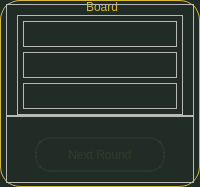
                   <widget class="QGroupBox" name="groupbox_board">
                    <property name="enabled">
                     <bool>true</bool>
                    </property>
                    <property name="sizePolicy">
                     <sizepolicy hsizetype="Preferred" vsizetype="Fixed">
                      <horstretch>0</horstretch>
                      <verstretch>0</verstretch>
                     </sizepolicy>
                    </property>
                    <property name="minimumSize">
                     <size>
                      <width>200</width>
                      <height>0</height>
                     </size>
                    </property>
                    <property name="maximumSize">
                     <size>
                      <width>200</width>
                      <height>16777215</height>
                     </size>
                    </property>
                    <property name="styleSheet">
                     <string notr="true">QGroupBox {
	font: 700 20pt &quot;Forte&quot;;
	color:  rgba(212,185,58,255);
	background-color: rgb(33,44,38);
	border-radius: 20px;	
    margin-top: 0.9em;
	border: 1px solid rgb(212,185,58)
}

QGroupBox::title {
    subcontrol-origin: margin;
    subcontrol-position: top center; /* Başlığı ortalamak için */
    background-color: transparent;
}

QLabel {
	background-color: transparent;
	font: 700 12pt &quot;Forte&quot;;
	color: rgba(212,185,58, 1)
}

    QTableWidget {
        background-color: transparent;
        gridline-color: rgba(212,185,58,0); /* Hücre iç kenarlıkları */
		font: 14pt &quot;Forte&quot;;
		margin-top: 5px;
    }

    QHeaderView::section {
        background-color: transparent;
        color: rgba(212,185,58,255);
        font-family: Forte;
        border: none;
	    font: 10pt &quot;Forte&quot;;
    }

    QTableCornerButton::section {
        background-color: transparent;
        border: none;
    }

    QTableWidget::item {
        background-color: transparent;
        color: rgb(255, 255, 255);
        font-family: Forte;
        border: 1px solid rgba(103,100,46,255);
		margin:2px;
		border-radius: 10px;
    }


</string>
                    </property>
                    <property name="title">
                     <string>Board</string>
                    </property>
                    <layout class="QVBoxLayout" name="verticalLayout_19">
                     <property name="spacing">
                      <number>0</number>
                     </property>
                     <property name="leftMargin">
                      <number>5</number>
                     </property>
                     <property name="topMargin">
                      <number>3</number>
                     </property>
                     <property name="rightMargin">
                      <number>5</number>
                     </property>
                     <property name="bottomMargin">
                      <number>3</number>
                     </property>
                     <item>
                      <widget class="QFrame" name="frame_board_status">
                       <property name="frameShape">
                        <enum>QFrame::Shape::StyledPanel</enum>
                       </property>
                       <property name="frameShadow">
                        <enum>QFrame::Shadow::Raised</enum>
                       </property>
                       <layout class="QVBoxLayout" name="verticalLayout_5">
                        <property name="spacing">
                         <number>5</number>
                        </property>
                        <property name="leftMargin">
                         <number>10</number>
                        </property>
                        <property name="topMargin">
                         <number>10</number>
                        </property>
                        <property name="rightMargin">
                         <number>10</number>
                        </property>
                        <property name="bottomMargin">
                         <number>0</number>
                        </property>
                        <item>
                         <widget class="QFrame" name="frame_player_status">
                          <property name="minimumSize">
                           <size>
                            <width>0</width>
                            <height>100</height>
                           </size>
                          </property>
                          <property name="maximumSize">
                           <size>
                            <width>16777215</width>
                            <height>100</height>
                           </size>
                          </property>
                          <property name="frameShape">
                           <enum>QFrame::Shape::StyledPanel</enum>
                          </property>
                          <property name="frameShadow">
                           <enum>QFrame::Shadow::Raised</enum>
                          </property>
                          <layout class="QVBoxLayout" name="verticalLayout_25">
                           <property name="spacing">
                            <number>5</number>
                           </property>
                           <property name="leftMargin">
                            <number>5</number>
                           </property>
                           <property name="topMargin">
                            <number>5</number>
                           </property>
                           <property name="rightMargin">
                            <number>5</number>
                           </property>
                           <property name="bottomMargin">
                            <number>5</number>
                           </property>
                           <item>
                            <widget class="QFrame" name="frame_status_dealer">
                             <property name="frameShape">
                              <enum>QFrame::Shape::StyledPanel</enum>
                             </property>
                             <property name="frameShadow">
                              <enum>QFrame::Shadow::Raised</enum>
                             </property>
                             <layout class="QHBoxLayout" name="horizontalLayout_38">
                              <property name="spacing">
                               <number>5</number>
                              </property>
                              <property name="leftMargin">
                               <number>0</number>
                              </property>
                              <property name="topMargin">
                               <number>0</number>
                              </property>
                              <property name="rightMargin">
                               <number>0</number>
                              </property>
                              <property name="bottomMargin">
                               <number>0</number>
                              </property>
                              <item>
                               <widget class="QLabel" name="label_status_dealer">
                                <property name="minimumSize">
                                 <size>
                                  <width>0</width>
                                  <height>15</height>
                                 </size>
                                </property>
                                <property name="maximumSize">
                                 <size>
                                  <width>16777215</width>
                                  <height>15</height>
                                 </size>
                                </property>
                                <property name="styleSheet">
                                 <string notr="true"/>
                                </property>
                                <property name="text">
                                 <string/>
                                </property>
                               </widget>
                              </item>
                              <item>
                               <spacer name="horizontalSpacer_9">
                                <property name="orientation">
                                 <enum>Qt::Orientation::Horizontal</enum>
                                </property>
                                <property name="sizeHint" stdset="0">
                                 <size>
                                  <width>40</width>
                                  <height>20</height>
                                 </size>
                                </property>
                               </spacer>
                              </item>
                             </layout>
                            </widget>
                           </item>
                           <item>
                            <widget class="QFrame" name="frame_status_seat1">
                             <property name="frameShape">
                              <enum>QFrame::Shape::StyledPanel</enum>
                             </property>
                             <property name="frameShadow">
                              <enum>QFrame::Shadow::Raised</enum>
                             </property>
                             <layout class="QHBoxLayout" name="horizontalLayout_37">
                              <property name="spacing">
                               <number>5</number>
                              </property>
                              <property name="leftMargin">
                               <number>0</number>
                              </property>
                              <property name="topMargin">
                               <number>0</number>
                              </property>
                              <property name="rightMargin">
                               <number>0</number>
                              </property>
                              <property name="bottomMargin">
                               <number>0</number>
                              </property>
                              <item>
                               <widget class="QLabel" name="label_status_seat1">
                                <property name="minimumSize">
                                 <size>
                                  <width>0</width>
                                  <height>15</height>
                                 </size>
                                </property>
                                <property name="maximumSize">
                                 <size>
                                  <width>16777215</width>
                                  <height>15</height>
                                 </size>
                                </property>
                                <property name="styleSheet">
                                 <string notr="true"/>
                                </property>
                                <property name="text">
                                 <string/>
                                </property>
                               </widget>
                              </item>
                              <item>
                               <spacer name="horizontalSpacer_8">
                                <property name="orientation">
                                 <enum>Qt::Orientation::Horizontal</enum>
                                </property>
                                <property name="sizeHint" stdset="0">
                                 <size>
                                  <width>40</width>
                                  <height>20</height>
                                 </size>
                                </property>
                               </spacer>
                              </item>
                             </layout>
                            </widget>
                           </item>
                           <item>
                            <widget class="QFrame" name="frame_status_seat2">
                             <property name="frameShape">
                              <enum>QFrame::Shape::StyledPanel</enum>
                             </property>
                             <property name="frameShadow">
                              <enum>QFrame::Shadow::Raised</enum>
                             </property>
                             <layout class="QHBoxLayout" name="horizontalLayout_29">
                              <property name="spacing">
                               <number>5</number>
                              </property>
                              <property name="leftMargin">
                               <number>0</number>
                              </property>
                              <property name="topMargin">
                               <number>0</number>
                              </property>
                              <property name="rightMargin">
                               <number>0</number>
                              </property>
                              <property name="bottomMargin">
                               <number>0</number>
                              </property>
                              <item>
                               <widget class="QLabel" name="label_status_seat2">
                                <property name="minimumSize">
                                 <size>
                                  <width>0</width>
                                  <height>15</height>
                                 </size>
                                </property>
                                <property name="maximumSize">
                                 <size>
                                  <width>16777215</width>
                                  <height>15</height>
                                 </size>
                                </property>
                                <property name="styleSheet">
                                 <string notr="true"/>
                                </property>
                                <property name="text">
                                 <string/>
                                </property>
                               </widget>
                              </item>
                              <item>
                               <spacer name="horizontalSpacer_5">
                                <property name="orientation">
                                 <enum>Qt::Orientation::Horizontal</enum>
                                </property>
                                <property name="sizeHint" stdset="0">
                                 <size>
                                  <width>40</width>
                                  <height>20</height>
                                 </size>
                                </property>
                               </spacer>
                              </item>
                             </layout>
                            </widget>
                           </item>
                          </layout>
                         </widget>
                        </item>
                       </layout>
                      </widget>
                     </item>
                     <item>
                      <widget class="QFrame" name="frame_board_nextround">
                       <property name="frameShape">
                        <enum>QFrame::Shape::StyledPanel</enum>
                       </property>
                       <property name="frameShadow">
                        <enum>QFrame::Shadow::Raised</enum>
                       </property>
                       <layout class="QHBoxLayout" name="horizontalLayout_3">
                        <property name="spacing">
                         <number>5</number>
                        </property>
                        <property name="leftMargin">
                         <number>10</number>
                        </property>
                        <property name="topMargin">
                         <number>20</number>
                        </property>
                        <property name="rightMargin">
                         <number>10</number>
                        </property>
                        <property name="bottomMargin">
                         <number>10</number>
                        </property>
                        <item>
                         <widget class="QPushButton" name="button_next_round">
                          <property name="enabled">
                           <bool>true</bool>
                          </property>
                          <property name="minimumSize">
                           <size>
                            <width>130</width>
                            <height>35</height>
                           </size>
                          </property>
                          <property name="maximumSize">
                           <size>
                            <width>130</width>
                            <height>35</height>
                           </size>
                          </property>
                          <property name="cursor">
                           <cursorShape>PointingHandCursor</cursorShape>
                          </property>
                          <property name="styleSheet">
                           <string notr="true">QPushButton{
font: 16pt &quot;Arial&quot;;
border: 2px solid  rgba(120,124,116,0.1);
border-radius: 15px;
color: rgba(212,185,58,0.1);
background-color:  rgba(45, 20, 9,0);
}</string>
                          </property>
                          <property name="text">
                           <string>Next Round</string>
                          </property>
                         </widget>
                        </item>
                       </layout>
                      </widget>
                     </item>
                    </layout>
                   </widget>
